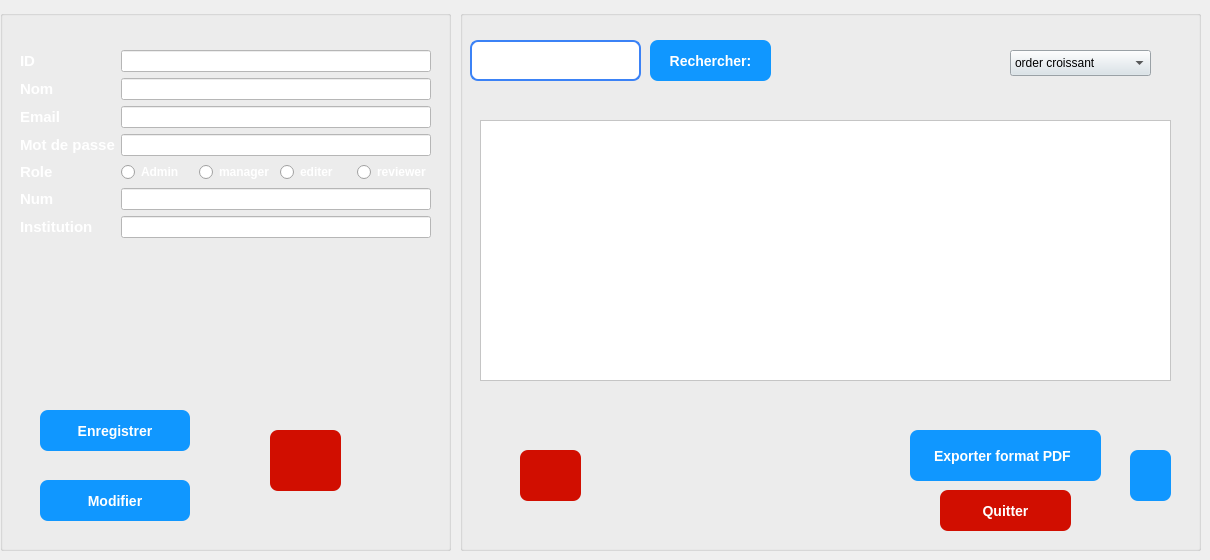
     <widget class="QWidget" name="stackedWidgetPage1">
      <widget class="QGroupBox" name="groupBox_Utilisateur_Form">
       <property name="geometry">
        <rect>
         <x>0</x>
         <y>10</y>
         <width>451</width>
         <height>541</height>
        </rect>
       </property>
       <property name="styleSheet">
        <string notr="true">background-color: rgb(0, 36, 168);
border: #A8D3F0;
/* Style pour tous les GroupBox */
QGroupBox {
    border: 2px solid #2c3e50; /* Couleur de la bordure */
    border-radius: 15px;      /* Même arrondi que les boutons */
    margin-top: 20px;         /* Espace pour le titre en haut */
    font-weight: bold;
    color: #2c3e50;
}
/* Style spécifique pour le titre du GroupBox */
QGroupBox::title {
    subcontrol-origin: margin;
    subcontrol-position: top center; /* Place le titre en haut au centre */
    padding: 0 10px;
}</string>
       </property>
       <property name="title">
        <string/>
       </property>
       <widget class="QWidget" name="formLayoutWidget_Utilisateur">
        <property name="geometry">
         <rect>
          <x>20</x>
          <y>40</y>
          <width>411</width>
          <height>271</height>
         </rect>
        </property>
        <layout class="QFormLayout" name="formLayout_Utilisateur">
         <item row="0" column="0">
          <widget class="QLabel" name="label_ID_Utilisateur">
           <property name="text">
            <string>&lt;html&gt;&lt;head/&gt;&lt;body&gt;&lt;p&gt;&lt;span style=&quot; font-size:11pt; font-weight:700; color:#ffffff;&quot;&gt;ID&lt;/span&gt;&lt;/p&gt;&lt;/body&gt;&lt;/html&gt;</string>
           </property>
          </widget>
         </item>
         <item row="0" column="1">
          <widget class="QLineEdit" name="lineEdit_ID_Utilisateur">
           <property name="styleSheet">
            <string notr="true">background-color: rgb(255, 255, 255);</string>
           </property>
          </widget>
         </item>
         <item row="1" column="0">
          <widget class="QLabel" name="label_Nom_Utilisateur">
           <property name="text">
            <string>&lt;html&gt;&lt;head/&gt;&lt;body&gt;&lt;p&gt;&lt;span style=&quot; font-size:11pt; font-weight:700; color:#ffffff;&quot;&gt;Nom&lt;/span&gt;&lt;/p&gt;&lt;/body&gt;&lt;/html&gt;</string>
           </property>
          </widget>
         </item>
         <item row="1" column="1">
          <widget class="QLineEdit" name="lineEdit_Nom_Utilisateur">
           <property name="styleSheet">
            <string notr="true">background-color: rgb(255, 255, 255);</string>
           </property>
          </widget>
         </item>
         <item row="2" column="0">
          <widget class="QLabel" name="label_Email_Utilisateur">
           <property name="text">
            <string>&lt;html&gt;&lt;head/&gt;&lt;body&gt;&lt;p&gt;&lt;span style=&quot; font-size:11pt; font-weight:700; color:#ffffff;&quot;&gt;Email&lt;/span&gt;&lt;/p&gt;&lt;/body&gt;&lt;/html&gt;</string>
           </property>
          </widget>
         </item>
         <item row="2" column="1">
          <widget class="QLineEdit" name="lineEdit_Email_Utilisateur">
           <property name="styleSheet">
            <string notr="true">background-color: rgb(255, 255, 255);</string>
           </property>
          </widget>
         </item>
         <item row="3" column="1">
          <widget class="QLineEdit" name="lineEdit_Mdp_Utilisateur">
           <property name="styleSheet">
            <string notr="true">background-color: rgb(255, 255, 255);</string>
           </property>
           <property name="echoMode">
            <enum>QLineEdit::EchoMode::Password</enum>
           </property>
          </widget>
         </item>
         <item row="4" column="0">
          <widget class="QLabel" name="label_Role_Utilisateur">
           <property name="text">
            <string>&lt;html&gt;&lt;head/&gt;&lt;body&gt;&lt;p&gt;&lt;span style=&quot; font-size:11pt; font-weight:700; color:#ffffff;&quot;&gt;Role&lt;/span&gt;&lt;/p&gt;&lt;/body&gt;&lt;/html&gt;</string>
           </property>
          </widget>
         </item>
         <item row="4" column="1">
          <layout class="QHBoxLayout" name="horizontalLayout_Role">
           <item>
            <widget class="QRadioButton" name="radioButton_Admin_7">
             <property name="styleSheet">
              <string notr="true">color: white; font-weight: bold;</string>
             </property>
             <property name="text">
              <string>Admin</string>
             </property>
            </widget>
           </item>
           <item>
            <widget class="QRadioButton" name="radioButton_Admin_2">
             <property name="styleSheet">
              <string notr="true">color: white; font-weight: bold;</string>
             </property>
             <property name="text">
              <string>manager</string>
             </property>
            </widget>
           </item>
           <item>
            <widget class="QRadioButton" name="radioButton_Admin">
             <property name="styleSheet">
              <string notr="true">color: white; font-weight: bold;</string>
             </property>
             <property name="text">
              <string>editer</string>
             </property>
            </widget>
           </item>
           <item>
            <widget class="QRadioButton" name="radioButton_Chercheur">
             <property name="styleSheet">
              <string notr="true">color: white; font-weight: bold;</string>
             </property>
             <property name="text">
              <string>reviewer</string>
             </property>
            </widget>
           </item>
          </layout>
         </item>
         <item row="5" column="0">
          <widget class="QLabel" name="label_num">
           <property name="text">
            <string>&lt;html&gt;&lt;head/&gt;&lt;body&gt;&lt;p&gt;&lt;span style=&quot; font-size:11pt; font-weight:700; color:#ffffff;&quot;&gt;Num&lt;/span&gt;&lt;/p&gt;&lt;/body&gt;&lt;/html&gt;</string>
           </property>
          </widget>
         </item>
         <item row="5" column="1">
          <widget class="QLineEdit" name="lineEdit_Institution_Utilisateur_2">
           <property name="styleSheet">
            <string notr="true">background-color: rgb(255, 255, 255);</string>
           </property>
          </widget>
         </item>
         <item row="6" column="0">
          <widget class="QLabel" name="label_Institution">
           <property name="text">
            <string>&lt;html&gt;&lt;head/&gt;&lt;body&gt;&lt;p&gt;&lt;span style=&quot; font-size:11pt; font-weight:700; color:#ffffff;&quot;&gt;Institution&lt;/span&gt;&lt;/p&gt;&lt;/body&gt;&lt;/html&gt;</string>
           </property>
          </widget>
         </item>
         <item row="6" column="1">
          <widget class="QLineEdit" name="lineEdit_Institution_Utilisateur_3">
           <property name="styleSheet">
            <string notr="true">background-color: rgb(255, 255, 255);</string>
           </property>
          </widget>
         </item>
         <item row="3" column="0">
          <widget class="QLabel" name="label_Mdp_Utilisateur">
           <property name="text">
            <string>&lt;html&gt;&lt;head/&gt;&lt;body&gt;&lt;p&gt;&lt;span style=&quot; font-size:11pt; font-weight:700; color:#ffffff;&quot;&gt;Mot de passe&lt;/span&gt;&lt;/p&gt;&lt;/body&gt;&lt;/html&gt;</string>
           </property>
          </widget>
         </item>
        </layout>
       </widget>
       <widget class="QPushButton" name="btn_Enregistrer_Utilisateur">
        <property name="geometry">
         <rect>
          <x>40</x>
          <y>400</y>
          <width>150</width>
          <height>41</height>
         </rect>
        </property>
        <property name="minimumSize">
         <size>
          <width>0</width>
          <height>0</height>
         </size>
        </property>
        <property name="styleSheet">
         <string notr="true">QPushButton {
    background-color: rgb(16, 151, 255);   /* normal state */
    color: white;
    border: none;
    border-radius: 8px;
    padding: 8px 20px;
    font-size: 14px;
    font-weight: bold;
}

QPushButton:hover {
    background-color: #059669;   /* darker on hover */
}
</string>
        </property>
        <property name="text">
         <string>Enregistrer</string>
        </property>
       </widget>
       <widget class="QPushButton" name="modif_3">
        <property name="geometry">
         <rect>
          <x>40</x>
          <y>470</y>
          <width>150</width>
          <height>41</height>
         </rect>
        </property>
        <property name="styleSheet">
         <string notr="true">QPushButton {
    background-color: rgb(16, 151, 255);   /* normal state */
    color: white;
    border: none;
    border-radius: 8px;
    padding: 8px 20px;
    font-size: 14px;
    font-weight: bold;
}

QPushButton:hover {
    background-color: #059669;   /* darker on hover */
}
</string>
        </property>
        <property name="text">
         <string>Modifier</string>
        </property>
       </widget>
       <widget class="QPushButton" name="annulerajout_client_3">
        <property name="geometry">
         <rect>
          <x>270</x>
          <y>420</y>
          <width>71</width>
          <height>61</height>
         </rect>
        </property>
        <property name="styleSheet">
         <string notr="true">QPushButton {

	background-color: rgb(209, 14, 0);
	
    color: white;
    border: none;
    border-radius: 8px;
    padding: 8px 20px;
    font-size: 14px;
    font-weight: bold;
}

QPushButton:hover {
      /* darker on hover */
	background-color: rgb(140, 0, 0);
}
</string>
        </property>
        <property name="text">
         <string/>
        </property>
        <property name="icon">
         <iconset theme="QIcon::ThemeIcon::EditClear"/>
        </property>
       </widget>
      </widget>
      <widget class="QGroupBox" name="groupBox_Session_List_6">
       <property name="geometry">
        <rect>
         <x>460</x>
         <y>10</y>
         <width>741</width>
         <height>541</height>
        </rect>
       </property>
       <property name="styleSheet">
        <string notr="true">background-color: rgb(0, 36, 168);
border: #A8D3F0;
/* Style pour tous les GroupBox */
QGroupBox {
    border: 2px solid #2c3e50; /* Couleur de la bordure */
    border-radius: 15px;      /* Même arrondi que les boutons */
    margin-top: 20px;         /* Espace pour le titre en haut */
    font-weight: bold;
    color: #2c3e50;
}
/* Style spécifique pour le titre du GroupBox */
QGroupBox::title {
    subcontrol-origin: margin;
    subcontrol-position: top center; /* Place le titre en haut au centre */
    padding: 0 10px;
}</string>
       </property>
       <property name="title">
        <string/>
       </property>
       <widget class="QTableView" name="tableWidget_10">
        <property name="geometry">
         <rect>
          <x>20</x>
          <y>110</y>
          <width>691</width>
          <height>261</height>
         </rect>
        </property>
        <property name="styleSheet">
         <string notr="true">background-color: rgb(255, 255, 255);</string>
        </property>
       </widget>
       <widget class="QPushButton" name="pushButton_supprimer_client_2">
        <property name="geometry">
         <rect>
          <x>60</x>
          <y>440</y>
          <width>61</width>
          <height>51</height>
         </rect>
        </property>
        <property name="styleSheet">
         <string notr="true">QPushButton {

	background-color: rgb(209, 14, 0);

	
    color: white;
    border: none;
    border-radius: 8px;
    padding: 8px 20px;
    font-size: 14px;
    font-weight: bold;
}

QPushButton:hover {
      /* darker on hover */
	background-color: rgb(209, 14, 0);
;
}
</string>
        </property>
        <property name="text">
         <string/>
        </property>
        <property name="icon">
         <iconset theme="QIcon::ThemeIcon::EditDelete"/>
        </property>
       </widget>
       <widget class="QLabel" name="label_20">
        <property name="geometry">
         <rect>
          <x>450</x>
          <y>420</y>
          <width>191</width>
          <height>51</height>
         </rect>
        </property>
        <property name="styleSheet">
         <string notr="true">QLabel {
    background-color: rgb(16, 151, 255);
   /* normal state */
    color: white;
    border: none;
    border-radius: 8px;
    padding: 8px 20px;
    font-size: 14px;
    font-weight: bold;
}


</string>
        </property>
        <property name="text">
         <string>Exporter format PDF</string>
        </property>
       </widget>
       <widget class="QPushButton" name="quitterSession_7">
        <property name="geometry">
         <rect>
          <x>480</x>
          <y>480</y>
          <width>131</width>
          <height>41</height>
         </rect>
        </property>
        <property name="styleSheet">
         <string notr="true">QPushButton {

	background-color: rgb(209, 14, 0);
	
    color: white;
    border: none;
    border-radius: 8px;
    padding: 8px 20px;
    font-size: 14px;
    font-weight: bold;
}

QPushButton:hover {
      /* darker on hover */
	background-color: rgb(140, 0, 0);
}

</string>
        </property>
        <property name="text">
         <string>Quitter</string>
        </property>
       </widget>
       <widget class="QPushButton" name="pushButton_pdfclient_2">
        <property name="geometry">
         <rect>
          <x>670</x>
          <y>440</y>
          <width>41</width>
          <height>51</height>
         </rect>
        </property>
        <property name="styleSheet">
         <string notr="true">QPushButton {
    background-color: rgb(16, 151, 255);
   /* normal state */
    color: white;
    border: none;
    border-radius: 8px;
    padding: 8px 20px;
    font-size: 14px;
    font-weight: bold;
}

QPushButton:hover {
    background-color: #059669;   /* darker on hover */
}
</string>
        </property>
        <property name="text">
         <string/>
        </property>
        <property name="icon">
         <iconset theme="QIcon::ThemeIcon::GoDown"/>
        </property>
       </widget>
       <widget class="QPushButton" name="pushButton_recherche_4">
        <property name="geometry">
         <rect>
          <x>190</x>
          <y>30</y>
          <width>121</width>
          <height>41</height>
         </rect>
        </property>
        <property name="styleSheet">
         <string notr="true">QPushButton {
    background-color: rgb(16, 151, 255);   /* normal state */
    color: white;
    border: none;
    border-radius: 8px;
    padding: 8px 20px;
    font-size: 14px;
    font-weight: bold;
}

QPushButton:hover {
    background-color: #059669;   /* darker on hover */
}
</string>
        </property>
        <property name="text">
         <string>Rechercher:</string>
        </property>
        <property name="icon">
         <iconset theme="QIcon::ThemeIcon::EditFind"/>
        </property>
       </widget>
       <widget class="QLineEdit" name="rechSession_7">
        <property name="geometry">
         <rect>
          <x>10</x>
          <y>30</y>
          <width>171</width>
          <height>41</height>
         </rect>
        </property>
        <property name="styleSheet">
         <string notr="true">QLineEdit {
    /* dark background */
	background-color: rgb(255, 255, 255);
    color: #1f2937;              /* typed text color */
    border: 2px solid #3b82f6;   /* blue border */
    border-radius: 8px;
    
    font-size: 14px;
}

QLineEdit::placeholder {
    color: white;                /* placeholder text color */
}
</string>
        </property>
       </widget>
       <widget class="QComboBox" name="comboBox_11">
        <property name="geometry">
         <rect>
          <x>550</x>
          <y>40</y>
          <width>141</width>
          <height>26</height>
         </rect>
        </property>
        <property name="palette">
         <palette>
          <active>
           <colorrole role="WindowText">
            <brush brushstyle="SolidPattern">
             <color alpha="255">
              <red>0</red>
              <green>0</green>
              <blue>0</blue>
             </color>
            </brush>
           </colorrole>
           <colorrole role="Button">
            <brush brushstyle="SolidPattern">
             <color alpha="255">
              <red>216</red>
              <green>226</green>
              <blue>233</blue>
             </color>
            </brush>
           </colorrole>
           <colorrole role="Light">
            <brush brushstyle="SolidPattern">
             <color alpha="255">
              <red>255</red>
              <green>255</green>
              <blue>255</blue>
             </color>
            </brush>
           </colorrole>
           <colorrole role="Midlight">
            <brush brushstyle="SolidPattern">
             <color alpha="255">
              <red>255</red>
              <green>255</green>
              <blue>255</blue>
             </color>
            </brush>
           </colorrole>
           <colorrole role="Dark">
            <brush brushstyle="SolidPattern">
             <color alpha="255">
              <red>127</red>
              <green>127</green>
              <blue>127</blue>
             </color>
            </brush>
           </colorrole>
           <colorrole role="Mid">
            <brush brushstyle="SolidPattern">
             <color alpha="255">
              <red>170</red>
              <green>170</green>
              <blue>170</blue>
             </color>
            </brush>
           </colorrole>
           <colorrole role="Text">
            <brush brushstyle="SolidPattern">
             <color alpha="255">
              <red>0</red>
              <green>0</green>
              <blue>0</blue>
             </color>
            </brush>
           </colorrole>
           <colorrole role="BrightText">
            <brush brushstyle="SolidPattern">
             <color alpha="255">
              <red>255</red>
              <green>255</green>
              <blue>255</blue>
             </color>
            </brush>
           </colorrole>
           <colorrole role="ButtonText">
            <brush brushstyle="SolidPattern">
             <color alpha="255">
              <red>0</red>
              <green>0</green>
              <blue>0</blue>
             </color>
            </brush>
           </colorrole>
           <colorrole role="Base">
            <brush brushstyle="SolidPattern">
             <color alpha="255">
              <red>216</red>
              <green>226</green>
              <blue>233</blue>
             </color>
            </brush>
           </colorrole>
           <colorrole role="Window">
            <brush brushstyle="SolidPattern">
             <color alpha="255">
              <red>216</red>
              <green>226</green>
              <blue>233</blue>
             </color>
            </brush>
           </colorrole>
           <colorrole role="Shadow">
            <brush brushstyle="SolidPattern">
             <color alpha="255">
              <red>0</red>
              <green>0</green>
              <blue>0</blue>
             </color>
            </brush>
           </colorrole>
           <colorrole role="AlternateBase">
            <brush brushstyle="SolidPattern">
             <color alpha="255">
              <red>255</red>
              <green>255</green>
              <blue>255</blue>
             </color>
            </brush>
           </colorrole>
           <colorrole role="ToolTipBase">
            <brush brushstyle="SolidPattern">
             <color alpha="255">
              <red>255</red>
              <green>255</green>
              <blue>220</blue>
             </color>
            </brush>
           </colorrole>
           <colorrole role="ToolTipText">
            <brush brushstyle="SolidPattern">
             <color alpha="255">
              <red>0</red>
              <green>0</green>
              <blue>0</blue>
             </color>
            </brush>
           </colorrole>
           <colorrole role="PlaceholderText">
            <brush brushstyle="SolidPattern">
             <color alpha="127">
              <red>0</red>
              <green>0</green>
              <blue>0</blue>
             </color>
            </brush>
           </colorrole>
           <colorrole role="Accent">
            <brush brushstyle="SolidPattern">
             <color alpha="255">
              <red>255</red>
              <green>255</green>
              <blue>255</blue>
             </color>
            </brush>
           </colorrole>
          </active>
          <inactive>
           <colorrole role="WindowText">
            <brush brushstyle="SolidPattern">
             <color alpha="255">
              <red>0</red>
              <green>0</green>
              <blue>0</blue>
             </color>
            </brush>
           </colorrole>
           <colorrole role="Button">
            <brush brushstyle="SolidPattern">
             <color alpha="255">
              <red>216</red>
              <green>226</green>
              <blue>233</blue>
             </color>
            </brush>
           </colorrole>
           <colorrole role="Light">
            <brush brushstyle="SolidPattern">
             <color alpha="255">
              <red>255</red>
              <green>255</green>
              <blue>255</blue>
             </color>
            </brush>
           </colorrole>
           <colorrole role="Midlight">
            <brush brushstyle="SolidPattern">
             <color alpha="255">
              <red>255</red>
              <green>255</green>
              <blue>255</blue>
             </color>
            </brush>
           </colorrole>
           <colorrole role="Dark">
            <brush brushstyle="SolidPattern">
             <color alpha="255">
              <red>127</red>
              <green>127</green>
              <blue>127</blue>
             </color>
            </brush>
           </colorrole>
           <colorrole role="Mid">
            <brush brushstyle="SolidPattern">
             <color alpha="255">
              <red>170</red>
              <green>170</green>
              <blue>170</blue>
             </color>
            </brush>
           </colorrole>
           <colorrole role="Text">
            <brush brushstyle="SolidPattern">
             <color alpha="255">
              <red>0</red>
              <green>0</green>
              <blue>0</blue>
             </color>
            </brush>
           </colorrole>
           <colorrole role="BrightText">
            <brush brushstyle="SolidPattern">
             <color alpha="255">
              <red>255</red>
              <green>255</green>
              <blue>255</blue>
             </color>
            </brush>
           </colorrole>
           <colorrole role="ButtonText">
            <brush brushstyle="SolidPattern">
             <color alpha="255">
              <red>0</red>
              <green>0</green>
              <blue>0</blue>
             </color>
            </brush>
           </colorrole>
           <colorrole role="Base">
            <brush brushstyle="SolidPattern">
             <color alpha="255">
              <red>216</red>
              <green>226</green>
              <blue>233</blue>
             </color>
            </brush>
           </colorrole>
           <colorrole role="Window">
            <brush brushstyle="SolidPattern">
             <color alpha="255">
              <red>216</red>
              <green>226</green>
              <blue>233</blue>
             </color>
            </brush>
           </colorrole>
           <colorrole role="Shadow">
            <brush brushstyle="SolidPattern">
             <color alpha="255">
              <red>0</red>
              <green>0</green>
              <blue>0</blue>
             </color>
            </brush>
           </colorrole>
           <colorrole role="AlternateBase">
            <brush brushstyle="SolidPattern">
             <color alpha="255">
              <red>255</red>
              <green>255</green>
              <blue>255</blue>
             </color>
            </brush>
           </colorrole>
           <colorrole role="ToolTipBase">
            <brush brushstyle="SolidPattern">
             <color alpha="255">
              <red>255</red>
              <green>255</green>
              <blue>220</blue>
             </color>
            </brush>
           </colorrole>
           <colorrole role="ToolTipText">
            <brush brushstyle="SolidPattern">
             <color alpha="255">
              <red>0</red>
              <green>0</green>
              <blue>0</blue>
             </color>
            </brush>
           </colorrole>
           <colorrole role="PlaceholderText">
            <brush brushstyle="SolidPattern">
             <color alpha="127">
              <red>0</red>
              <green>0</green>
              <blue>0</blue>
             </color>
            </brush>
           </colorrole>
           <colorrole role="Accent">
            <brush brushstyle="SolidPattern">
             <color alpha="255">
              <red>255</red>
              <green>255</green>
              <blue>255</blue>
             </color>
            </brush>
           </colorrole>
          </inactive>
          <disabled>
           <colorrole role="WindowText">
            <brush brushstyle="SolidPattern">
             <color alpha="255">
              <red>127</red>
              <green>127</green>
              <blue>127</blue>
             </color>
            </brush>
           </colorrole>
           <colorrole role="Button">
            <brush brushstyle="SolidPattern">
             <color alpha="255">
              <red>216</red>
              <green>226</green>
              <blue>233</blue>
             </color>
            </brush>
           </colorrole>
           <colorrole role="Light">
            <brush brushstyle="SolidPattern">
             <color alpha="255">
              <red>255</red>
              <green>255</green>
              <blue>255</blue>
             </color>
            </brush>
           </colorrole>
           <colorrole role="Midlight">
            <brush brushstyle="SolidPattern">
             <color alpha="255">
              <red>255</red>
              <green>255</green>
              <blue>255</blue>
             </color>
            </brush>
           </colorrole>
           <colorrole role="Dark">
            <brush brushstyle="SolidPattern">
             <color alpha="255">
              <red>127</red>
              <green>127</green>
              <blue>127</blue>
             </color>
            </brush>
           </colorrole>
           <colorrole role="Mid">
            <brush brushstyle="SolidPattern">
             <color alpha="255">
              <red>170</red>
              <green>170</green>
              <blue>170</blue>
             </color>
            </brush>
           </colorrole>
           <colorrole role="Text">
            <brush brushstyle="SolidPattern">
             <color alpha="255">
              <red>127</red>
              <green>127</green>
              <blue>127</blue>
             </color>
            </brush>
           </colorrole>
           <colorrole role="BrightText">
            <brush brushstyle="SolidPattern">
             <color alpha="255">
              <red>255</red>
              <green>255</green>
              <blue>255</blue>
             </color>
            </brush>
           </colorrole>
           <colorrole role="ButtonText">
            <brush brushstyle="SolidPattern">
             <color alpha="255">
              <red>127</red>
              <green>127</green>
              <blue>127</blue>
             </color>
            </brush>
           </colorrole>
           <colorrole role="Base">
            <brush brushstyle="SolidPattern">
             <color alpha="255">
              <red>216</red>
              <green>226</green>
              <blue>233</blue>
             </color>
            </brush>
           </colorrole>
           <colorrole role="Window">
            <brush brushstyle="SolidPattern">
             <color alpha="255">
              <red>216</red>
              <green>226</green>
              <blue>233</blue>
             </color>
            </brush>
           </colorrole>
           <colorrole role="Shadow">
            <brush brushstyle="SolidPattern">
             <color alpha="255">
              <red>0</red>
              <green>0</green>
              <blue>0</blue>
             </color>
            </brush>
           </colorrole>
           <colorrole role="AlternateBase">
            <brush brushstyle="SolidPattern">
             <color alpha="255">
              <red>255</red>
              <green>255</green>
              <blue>255</blue>
             </color>
            </brush>
           </colorrole>
           <colorrole role="ToolTipBase">
            <brush brushstyle="SolidPattern">
             <color alpha="255">
              <red>255</red>
              <green>255</green>
              <blue>220</blue>
             </color>
            </brush>
           </colorrole>
           <colorrole role="ToolTipText">
            <brush brushstyle="SolidPattern">
             <color alpha="255">
              <red>0</red>
              <green>0</green>
              <blue>0</blue>
             </color>
            </brush>
           </colorrole>
           <colorrole role="PlaceholderText">
            <brush brushstyle="SolidPattern">
             <color alpha="127">
              <red>127</red>
              <green>127</green>
              <blue>127</blue>
             </color>
            </brush>
           </colorrole>
           <colorrole role="Accent">
            <brush brushstyle="SolidPattern">
             <color alpha="255">
              <red>255</red>
              <green>255</green>
              <blue>255</blue>
             </color>
            </brush>
           </colorrole>
          </disabled>
         </palette>
        </property>
        <property name="styleSheet">
         <string notr="true">background-color: #D8E2E9;
QPushButton {
    /* La couleur de fond (bleu pro) */
    background-color: #2c3e50; 
    
    /* La couleur du texte */
    color: white;
    
    /* L'ARRONDI : plus le chiffre est grand, plus c'est rond */
    border-radius: 15px;
    
    /* Une bordure fine pour définir la forme */
    border: 1px solid #34495e;
    
    /* Espacement interne pour que le texte ne touche pas les bords */
    padding: 5px 15px;
}

/* Effet au survol de la souris */
QPushButton:hover {
    background-color: #34495e;
}</string>
        </property>
        <item>
         <property name="text">
          <string>order croissant</string>
         </property>
        </item>
        <item>
         <property name="text">
          <string>order decroissant</string>
         </property>
        </item>
       </widget>
      </widget>
     </widget>
